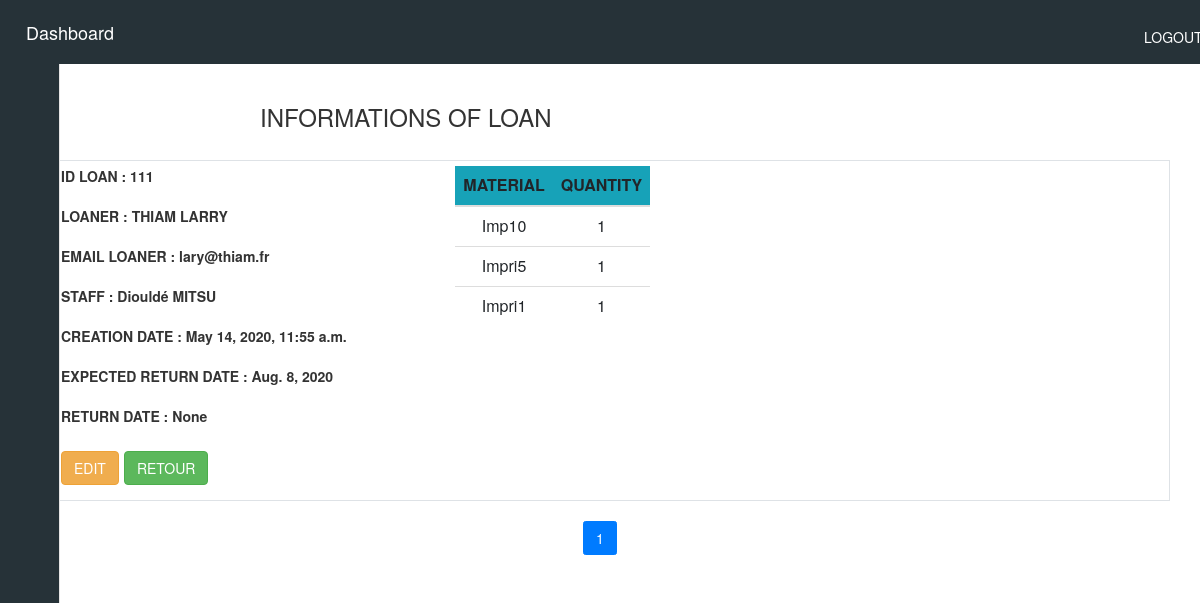
The page /loan_id/11 on the database its author committed.
### siteWeb/models.py (models this page shows, shortened)
class Loan(models.Model):
    user = models.ForeignKey(settings.AUTH_USER_MODEL, on_delete=models.CASCADE)
    ordered = models.BooleanField(default=False)
    returned = models.BooleanField(default=False)
    creation_date_loan = models.DateTimeField(default=timezone.now)
    expected_return_date = models.DateField(blank=True, null=True)
    return_date = models.DateField(null=True)
    loaner = models.ForeignKey(Loaner, on_delete=models.CASCADE, blank=False, null=True)
    materials = models.ManyToManyField(LoanMaterial)

class Loaner(models.Model):
    last_name = models.CharField(max_length=255)
    first_name = models.CharField(max_length=255)
    email = models.EmailField(max_length=255, unique=True)
    establishment = models.CharField(max_length=250)
    creation_date = models.DateTimeField(auto_now_add=True)

class LoanMaterial(models.Model):
    user = models.ForeignKey(settings.AUTH_USER_MODEL, on_delete=models.CASCADE)
    ordered = models.BooleanField(default=False)
    material = models.ForeignKey(Material, on_delete=models.CASCADE)
    quantity = models.IntegerField(blank=False, default=1)
    creation_date_loan_mat = models.DateTimeField(auto_now_add=True)

class Material(models.Model):
    name = models.CharField(max_length=250)
    barcode = models.CharField(max_length=50)
    creation_date_mat = models.DateTimeField(auto_now_add=True)
    slug = models.SlugField(max_length=250, null=True, blank=True)
    material_picture = models.ImageField(blank=True, upload_to='media/', default='None/no-img.jpg', null=True)
    type = models.ForeignKey(Type, on_delete=models.CASCADE)

### siteWeb/views.py (the view)
# urls.py: path('loan_id/<int:id>',views.loan, name='loan_id'),
def loan(request, id):
    loan = Loan.objects.get(id=id)
    loan_liste = loan.materials.all().order_by("-creation_date_loan_mat")
    paginator = Paginator(loan_liste, per_page=10)
    page_number = request.GET.get('page', 1)
    page_obj = paginator.get_page(page_number)
    return render(request, 'siteWeb/loan.html',
                  {'loan_materials': page_obj.object_list, 'loan_loaner': loan, 'paginator': paginator,
                   'page_number': int(page_number)})

### siteWeb/templates/siteWeb/loan.html
{% include "siteWeb/includes/dashboard.html" %}
{% block content %}
<div class="container mt-3">
    <h3 class="pl-5 offset-2">INFORMATIONS OF LOAN </h3> <br>
    <div class="row border">
        <div class="col-md-4 mt-2 ml-4">
            <strong>ID LOAN : {{loan_loaner.loaner.id}}</strong> <br> <br>
            <strong>LOANER : {{loan_loaner.loaner.first_name}} {{loan_loaner.loaner.last_name}}</strong> <br> <br>
            <strong>EMAIL LOANER : {{loan_loaner.loaner.email}}</strong> <br> <br>
            <strong>STAFF : {{loan_loaner.user.last_name}} {{loan_loaner.user.first_name}}</strong> <br> <br>
            <strong>CREATION DATE : {{loan_loaner.creation_date_loan}}</strong> <br> <br>
            <strong>EXPECTED RETURN DATE : {{loan_loaner.expected_return_date}}</strong> <br> <br>
            <strong>RETURN DATE : {{loan_loaner.return_date}}</strong> <br> <br>
            <center class="d-flex">
                <a href="../edit-loan-summary/{{loan_loaner.id}}"><button class="btn btn-warning mt-2 mb-4">EDIT</button></a>
                <a href="../allLoan"><button class="btn btn-success mt-2 mb-4 ml-2">RETOUR</button></a>
            </center>
        </div>
        <table class="table table-responsive col-md-4 mt-2 ml-4">
            <thead class="bg-info">
            <th scope="col" class="text-center">MATERIAL</th>
            <th scope="col" class="text-center">QUANTITY</th>
            </thead>
            <tbody>
            {% for material in loan_materials %}
            <tr>
                <td class="text-center">{{material.material.name}}</td>
                <td class="text-center">{{material.quantity}}</td>
            </tr>
            {% endfor %}
            </tbody>
        </table>
    </div>
    <center>
        <ul class="pagination">
            {% for i in paginator.page_range %}
            <li class="page-item {% if i == page_number %} active {% endif %}">
                <a class="page-link" href="?page={{ i }}">{{ i }}</a>
            </li>
            {% endfor %}
        </ul>
    </center>
</div>
{% endblock %}

### rows shown on the page
Loan: loaner.id "111", loaner.first_name "THIAM", loaner.last_name "LARRY", loaner.email "lary@thiam.fr", user.last_name "Diouldé", user.first_name "MITSU", creation_date_loan "May 14, 2020, 11:55 a.m.", expected_return_date "Aug. 8, 2020", return_date "None"
LoanMaterial: material.name "Imp10", quantity "1"
LoanMaterial: material.name "Impri5", quantity "1"
LoanMaterial: material.name "Impri1", quantity "1"

### other values the page prints
{{ i }} "1"
